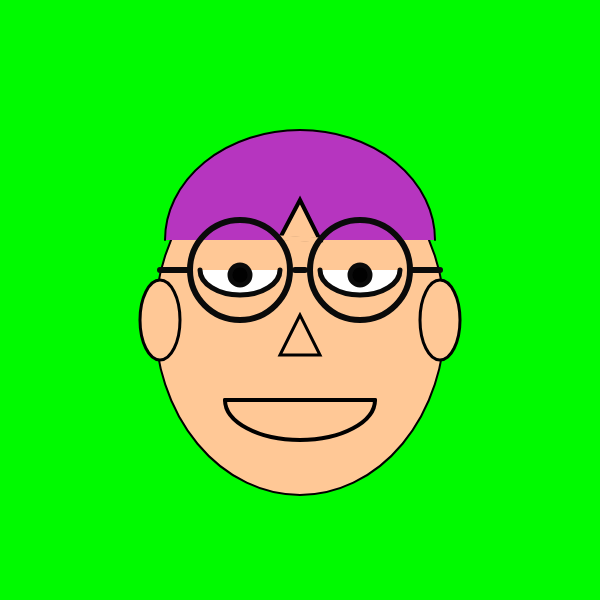
Frame 1 (no input)
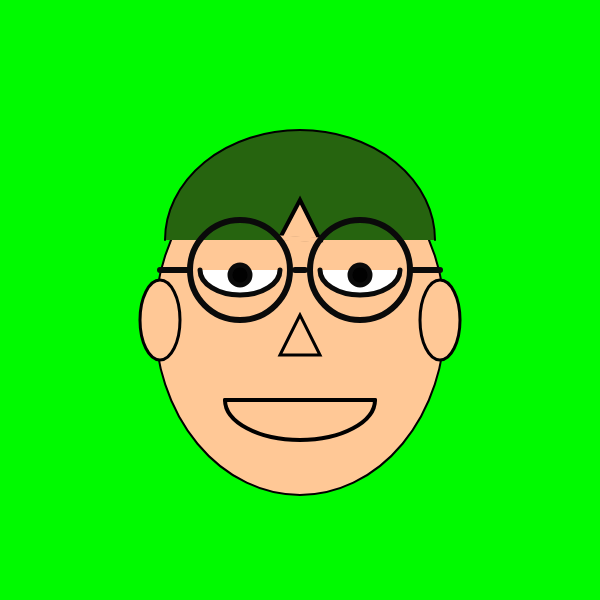
Frame 60 (no input)
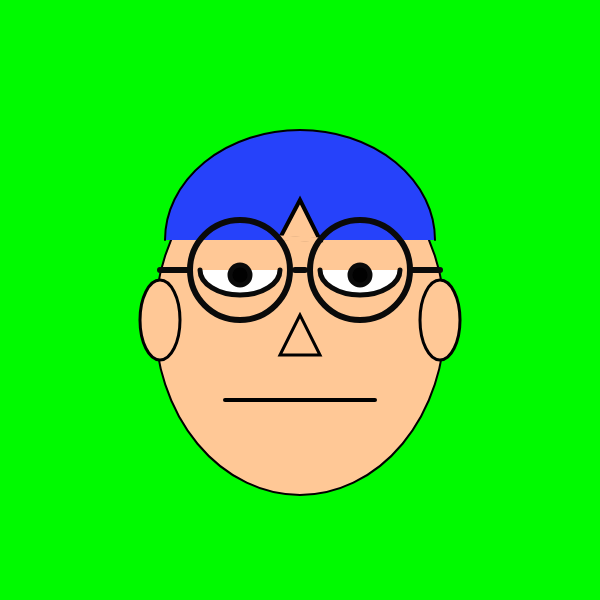
Frame 120 (the mouse pressed at the canvas centre since frame 60)

The p5.js sketch that drew these frames (run headless with seeded random() and noise() and a simulated clock; from frame 60 on, the mouse is pressed at the canvas centre):

// p5.js sketch
// ── sketch.js
function setup() {
  createCanvas(600, 600);
  background(0, 250, 0); 


  stroke(0);
  strokeWeight(2);
}

function draw() {
  background(0, 250, 0);

  stroke(0);
  strokeWeight(2);

  fill(255, 200, 150); 
  ellipse(300, 320, 290, 350);

  let r = random(255);
  let g = random(255);
  let b = random(255);


  fill(r,g,b);
  arc(300, 240, 270, 220, radians(180), 0);
  
 
  fill(255, 200, 150); 
  stroke(1); 
  strokeWeight(4);
  triangle(300, 200, 320, 240, 280, 238);
  
  stroke(255, 200, 150); 
  strokeWeight(5);
  line(280, 238, 320, 240);
 
  stroke(10);
  strokeWeight(5);
  fill(255); 
  arc(240, 270, 80, 50, 0, PI);
  arc(360, 270, 80, 50, 0, PI);
  

  fill(1);
  ellipse(240, 275, 20, 20);
  ellipse(360, 275, 20, 20);
  
 
  stroke(0);
  strokeWeight(3);
  noFill();
  triangle(300, 315, 280, 355, 320, 355);
  
  
  noFill();
  strokeWeight(4);

  let mouthHeight = 80;
  let mouthArcStart = 0;
  let mouthArcEnd = PI;

  if (mouseIsPressed) {

    line(225, 400, 375, 400);
  

  } else {
   
    arc(300, 400, 150, mouthHeight, mouthArcStart, mouthArcEnd);
    line(225, 400, 375, 400); 
  }

  noFill();
  stroke(10); 
  strokeWeight(6);
  
  ellipse(240, 270, 100, 100);
  
  ellipse(360, 270, 100, 100);
  
  line(295, 270, 305, 270);
  line(160, 270, 190, 270);
  line(410, 270, 440, 270);

  
  fill(255, 200, 150); 
  stroke(1);
  strokeWeight(3);
  ellipse(160, 320, 40, 80); 
  ellipse(440, 320, 40, 80); 

}
